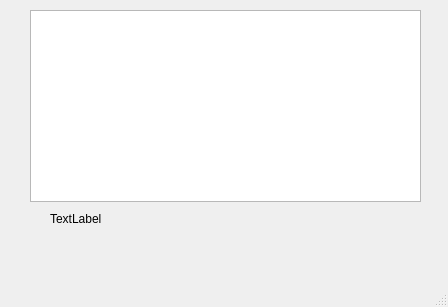
<?xml version="1.0" encoding="UTF-8"?>
<ui version="4.0">
 <class>MainWindow</class>
 <widget class="QMainWindow" name="MainWindow">
  <property name="geometry">
   <rect>
    <x>0</x>
    <y>0</y>
    <width>448</width>
    <height>307</height>
   </rect>
  </property>
  <property name="windowTitle">
   <string>MainWindow</string>
  </property>
  <widget class="QWidget" name="centralwidget">
   <widget class="QLabel" name="label">
    <property name="geometry">
     <rect>
      <x>50</x>
      <y>210</y>
      <width>67</width>
      <height>17</height>
     </rect>
    </property>
    <property name="text">
     <string>TextLabel</string>
    </property>
   </widget>
   <widget class="QListWidget" name="listWidget">
    <property name="geometry">
     <rect>
      <x>30</x>
      <y>10</y>
      <width>391</width>
      <height>192</height>
     </rect>
    </property>
   </widget>
  </widget>
  <widget class="QMenuBar" name="menubar">
   <property name="geometry">
    <rect>
     <x>0</x>
     <y>0</y>
     <width>448</width>
     <height>22</height>
    </rect>
   </property>
  </widget>
  <widget class="QStatusBar" name="statusbar"/>
 </widget>
 <resources/>
 <connections/>
</ui>
